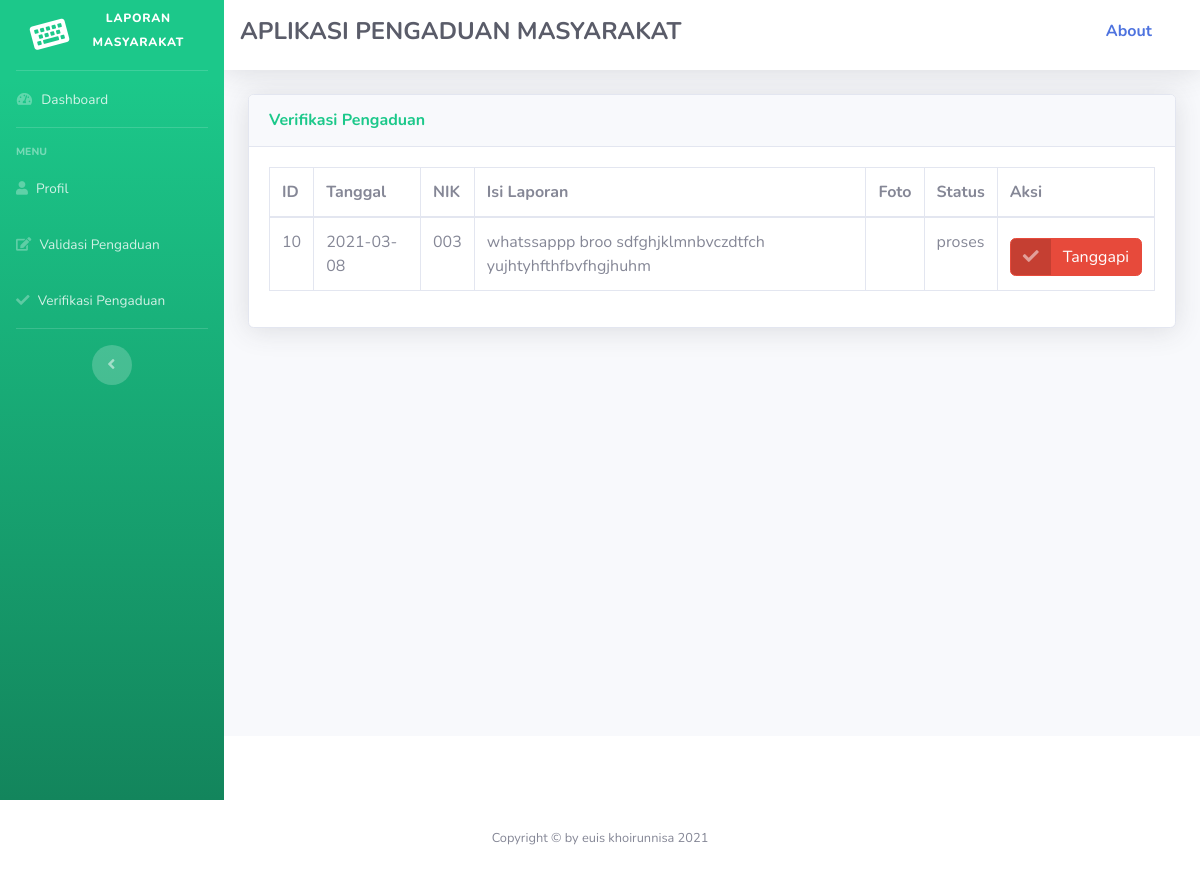
/petugas/petugas.php?url=verifikasi_pengaduan (signed in), run on an earlier commit of the app's database.
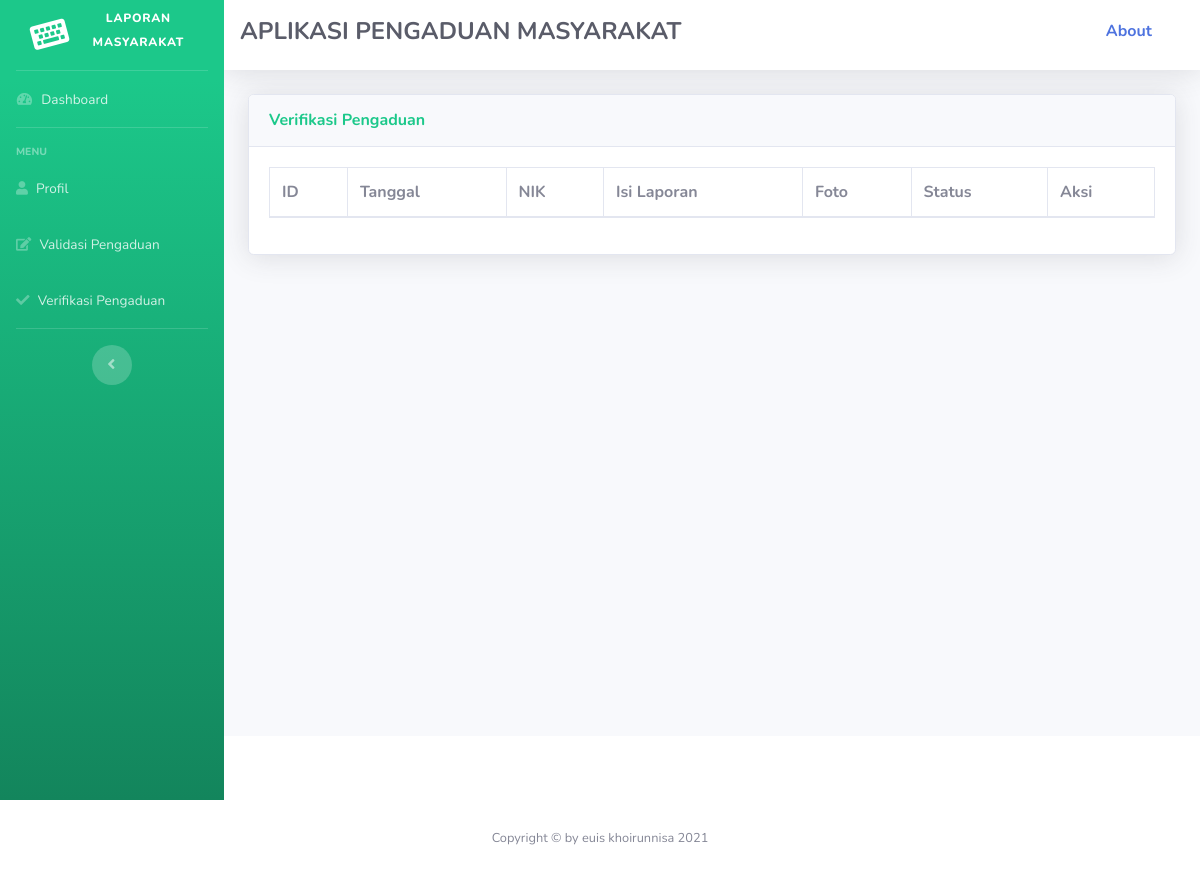
And on a later commit of the database.
### tables this page shows
CREATE TABLE `pengaduan` (
  `id_pengaduan` int(11) NOT NULL,
  `tgl_pengaduan` date NOT NULL,
  `nik` varchar(16) NOT NULL,
  `isi_laporan` text NOT NULL,
  `foto` varchar(255) NOT NULL,
  `status` enum('tunggu','proses','selesai','') NOT NULL
);

### petugas/verifikasi_pengaduan.php (the view, shortened to what this page needs)
        <div class="card shadow mb-4">
          <div class="card-header py-3">
            <h6 class="m-0 font-weight-bold text-success">Verifikasi Pengaduan</h6>
          </div>
          <div class="card-body">
            <div class="table-responsive">
              <table class="table table-bordered" id="dataTable" width="100%" cellspacing="0">
                <thead>
                  <tr>
                    <th>ID</th>
                    <th>Tanggal</th>
                    <th>NIK</th>
                    <th>Isi Laporan</th>
                    <th>Foto</th>
                    <th>Status</th>
                    <th>Aksi</th>
                  </tr>
                </thead>
                <?php
                require '../koneksi.php';
                $sqli=mysqli_query($konek, "select * from pengaduan where status='proses'");
                while ($data=mysqli_fetch_array($sqli)) {
                ?>
                <tbody>
                  <tr>
                    <td><?php echo $data['id_pengaduan']; ?> </td>
                    <td><?php echo $data['tgl_pengaduan']; ?> </td>
                    <td><?php echo $data['nik']; ?> </td>
                    <td><?php echo $data['isi_laporan']; ?> </td>
                    <td><?php echo $data['foto']; ?> </td>
                    <td><?php echo $data['status']; ?> </td>
                    <td>
                    <a href="?url=tanggapan&id=<?php echo $data['id_pengaduan'];
                    ?>" class="btn btn-danger btn-icon-split mt-2">
                      <span class="icon text-white-50">
                      <i class="fas fa-check"></i>
                      </span>
                      <span class="text">Tanggapi</span>
                    </a>
                    </td>
                  </tr>
                </tbody>
                <?php } ?>
              </table>
            </div>
          </div>
        </div>
      </div>
    </div>
    <footer class="sticky-footer bg-white">
    </footer>
  </div>
</div>

What changed in the data, as far as the page shows it:
removed pengaduan: id_pengaduan "10", tgl_pengaduan "2021-03-08", nik "003", isi_laporan "whatssappp broo sdfghjklmnbvczdtfch yujhtyhfthfbvfhgjhuhm", status "proses"
